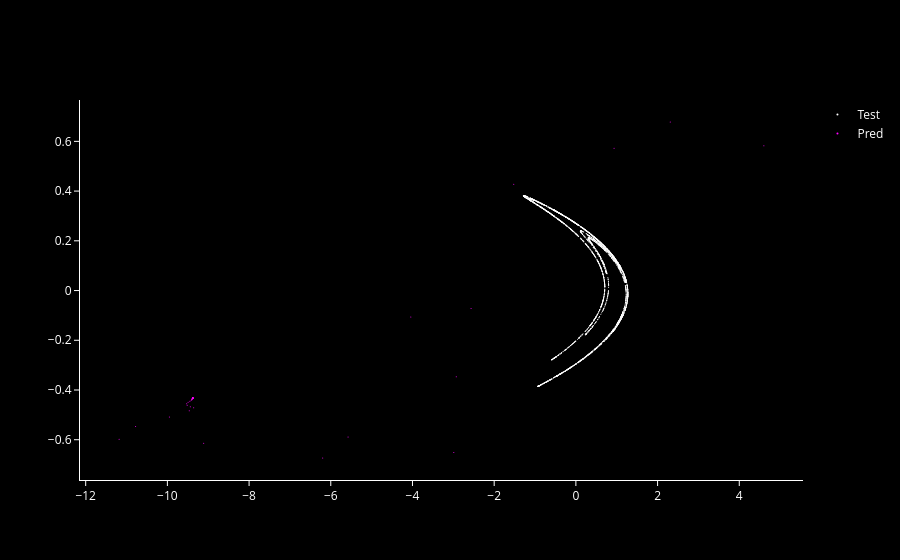
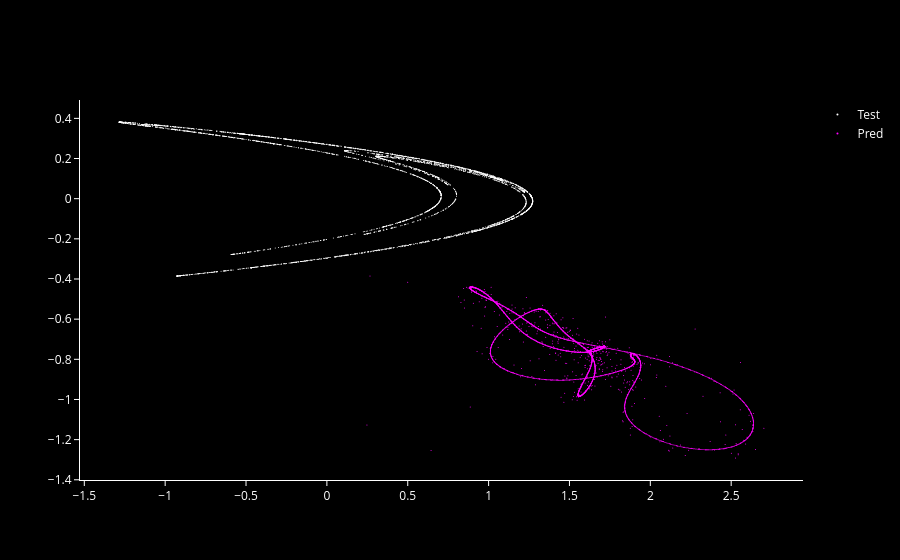

Here is the notebook cell these charts were saved with, in order:
### Code cell
for trial in study.best_trials:
    params = trial.params
    Y_test, Y_pred = henon_closed(
        in_size=2,
        out_size=2,
        res_size=params["res_size"],
        sparsity=params["sparsity"],
        spec_rad=params["spec_rad"],
        alpha=params["alpha"],
        input_scaling=params["input_scaling"],
        bias_scaling=params["bias_scaling"],
        ridge_alpha=params["ridge_alpha"],
        noise_val=params["noise_val"],
        tau_steps=1,
    )
    r_2 = r2_score(Y_test, Y_pred)
    mse = root_mean_squared_error(Y_test, Y_pred)
    print(f"Trial {trial.number}: {trial.values}")
    print(f"Params: {trial.params}")
    print(f"R^2: {r_2}, MSE: {mse}")
    henon_plot([Y_test, Y_pred], ["Test", "Pred"]).show()

### Figure 1 — Plotly figure (JSON) as saved in the notebook; plotly's stock layout.template omitted (floating-point values rounded to 4 significant figures; data arrays with more than 128 entries replaced by an {"elided": "..."} marker saying what was removed)
{"data": [{"marker": {"color": "white", "size": 1}, "mode": "markers", "name": "Test", "type": "scatter", "x": {"elided": "4000 float values"}, "y": {"elided": "4000 float values"}}, {"marker": {"color": "magenta", "size": 1}, "mode": "markers", "name": "Pred", "type": "scatter", "x": {"elided": "4000 float values"}, "y": {"elided": "4000 float values"}}], "layout": {"font": {"color": "white"}, "paper_bgcolor": "black", "plot_bgcolor": "black", "xaxis": {"linecolor": "white", "showgrid": false, "tickcolor": "white", "ticks": "outside", "zeroline": false}, "yaxis": {"linecolor": "white", "showgrid": false, "tickcolor": "white", "ticks": "outside", "zeroline": false}}}

### Figure 2 — Plotly figure (JSON) as saved in the notebook; plotly's stock layout.template omitted (floating-point values rounded to 4 significant figures; data arrays with more than 128 entries replaced by an {"elided": "..."} marker saying what was removed)
{"data": [{"marker": {"color": "white", "size": 1}, "mode": "markers", "name": "Test", "type": "scatter", "x": {"elided": "4000 float values"}, "y": {"elided": "4000 float values"}}, {"marker": {"color": "magenta", "size": 1}, "mode": "markers", "name": "Pred", "type": "scatter", "x": {"elided": "4000 float values"}, "y": {"elided": "4000 float values"}}], "layout": {"font": {"color": "white"}, "paper_bgcolor": "black", "plot_bgcolor": "black", "xaxis": {"linecolor": "white", "showgrid": false, "tickcolor": "white", "ticks": "outside", "zeroline": false}, "yaxis": {"linecolor": "white", "showgrid": false, "tickcolor": "white", "ticks": "outside", "zeroline": false}}}
